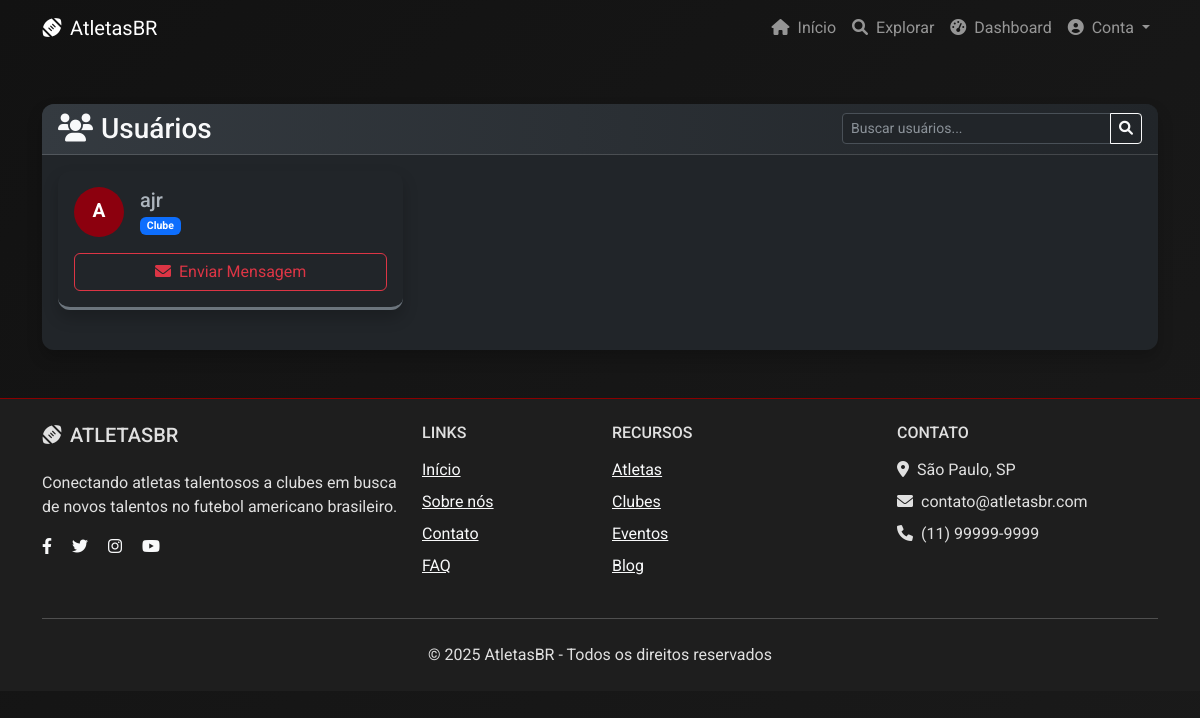
/users/ (signed in), run on an earlier commit of the app's database.
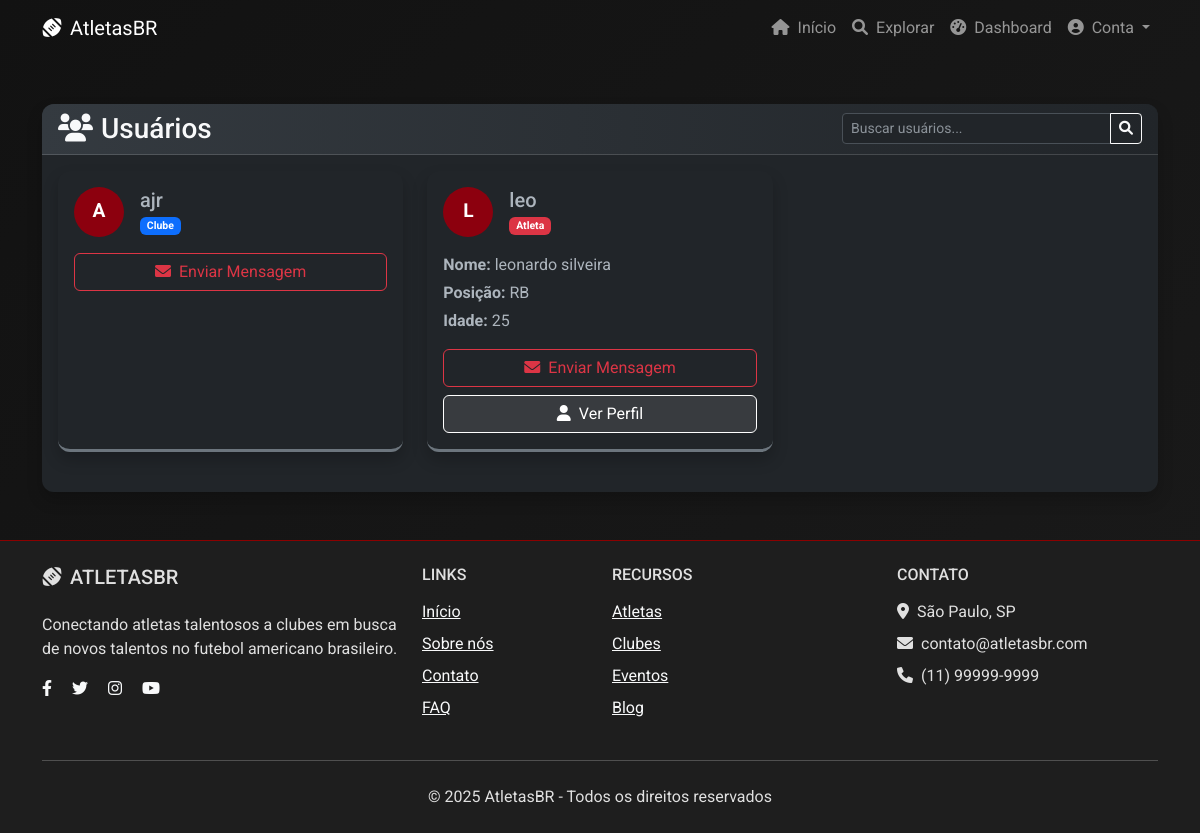
And on a later commit of the database.
### core/models.py (models this page shows, shortened)
class User(AbstractUser):
    is_athlete = models.BooleanField(default=False)
    is_club = models.BooleanField(default=False)

class AthleteProfile(models.Model):
    HOUSING_CHOICES = [
        ('none', 'Não necessário'),
        ('shared', 'Compartilhada'),
        ('private', 'Privativa'),
    ]
    FOOD_CHOICES = [
        ('none', 'Não necessário'),
        ('partial', 'Parcial'),
        ('full', 'Completa'),
    ]
    TRANSPORT_CHOICES = [
        ('none', 'Não necessário'),
        ('local', 'Local'),
        ('full', 'Completo'),
    ]
    user = models.OneToOneField(User, on_delete=models.CASCADE)
    full_name = models.CharField(max_length=100, blank=True, default='')
    position = models.CharField(max_length=50, blank=True, default='')
    height = models.FloatField(help_text="Em metros", null=True, blank=True, default=None)
    weight = models.FloatField(help_text="Em kg", null=True, blank=True, default=None)
    age = models.PositiveIntegerField(null=True, blank=True, default=None)
    bio = models.TextField(blank=True, default='')
    video_link = models.URLField(blank=True, default='')
    photo = models.ImageField(upload_to='athletes/', blank=True)
    desired_salary = models.DecimalField(
        max_digits=10, decimal_places=2,
        null=True, blank=True,
        verbose_name="Salário Desejado (USD)"
    )
    needs_housing = models.CharField(
        max_length=10,
        choices=HOUSING_CHOICES,
        default='none',
        verbose_name="Moradia"
    )
    needs_food = models.CharField(
        max_length=10,
        choices=FOOD_CHOICES,
        default='none',
        verbose_name="Alimentação"
    )
    needs_transport = models.CharField(
        max_length=10,
        choices=TRANSPORT_CHOICES,
        default='none',
        verbose_name="Transporte"
    )

### core/views.py (the view)
# urls.py: path('users/', views.user_list, name='user_list'),
@login_required
def user_list(request):
    users = User.objects.exclude(id=request.user.id)
    return render(request, 'core/user_list.html', {'users': users})

### core/templates/core/user_list.html (shortened to what this page needs)
{% extends 'base.html' %}
{% load static %}
{% block content %}
<div class="container mt-5">
    <div class="card bg-dark text-light border-0">
        <div class="card-header d-flex justify-content-between align-items-center" style="background: linear-gradient(90deg, #343a40 0%, #212529 100%);">
            <h3 class="mb-0"><i class="fas fa-users me-2"></i>Usuários</h3>
            <div class="input-group search-group" style="max-width: 300px;">
                <input type="text" class="form-control form-control-sm search-input" placeholder="Buscar usuários...">
                <button class="btn btn-sm btn-outline-light" type="button"><i class="fas fa-search"></i></button>
            </div>
        </div>
        <div class="card-body">
            {% if users %}
                <div class="row">
                    {% for user_item in users %}
                        <div class="col-md-4 mb-4">
                            <div class="card bg-dark border-secondary h-100">
                                <div class="card-body">
                                    <div class="d-flex align-items-center mb-3">
                                        <div class="user-avatar me-3">
                                            {% if user_item.athleteprofile.photo %}
                                                <img src="{{ user_item.athleteprofile.photo.url }}" alt="{{ user_item.username }}" class="rounded-circle" width="50" height="50">
                                            {% else %}
                                                <div class="avatar-placeholder rounded-circle d-flex align-items-center justify-content-center" style="width: 50px; height: 50px; background-color: #8c000e; color: white;">
                                                    {{ user_item.username|first|upper }}
                                                </div>
                                            {% endif %}
                                        </div>
                                        <div>
                                            <h5 class="mb-0">{{ user_item.username }}</h5>
                                            <small class="text-muted">
                                                {% if user_item.is_athlete %}
                                                    <span class="badge bg-danger">Atleta</span>
                                                {% elif user_item.is_club %}
                                                    <span class="badge bg-primary">Clube</span>
                                                {% else %}
                                                    <span class="badge bg-secondary">Usuário</span>
                                                {% endif %}
                                            </small>
                                        </div>
                                    </div>
                                    {% if user_item.is_athlete and user_item.athleteprofile %}
                                        <div class="user-details mb-3">
                                            <p class="mb-1"><strong>Nome:</strong> {{ user_item.athleteprofile.full_name|default:"Não informado" }}</p>
                                            <p class="mb-1"><strong>Posição:</strong> {{ user_item.athleteprofile.position|default:"Não informada" }}</p>
                                            <p class="mb-0"><strong>Idade:</strong> {{ user_item.athleteprofile.age|default:"Não informada" }}</p>
                                        </div>
                                    {% endif %}
                                    <div class="d-grid gap-2">
                                        <a href="{% url 'send_message' user_item.id %}" class="btn btn-outline-danger">
                                            <i class="fas fa-envelope me-2"></i>Enviar Mensagem
                                        </a>
                                        {% if user_item.is_athlete %}
                                            <a href="{% url 'athlete_profile' user_item.id %}" class="btn btn-outline-secondary">
                                                <i class="fas fa-user me-2"></i>Ver Perfil
                                            </a>
                                        {% endif %}
                                    </div>
                                </div>
                            </div>
                        </div>
                    {% endfor %}
                </div>
            {% endif %}
        </div>
    </div>
</div>
{% endblock %}

### templates/base.html (shortened to what this page needs)
{% load static %}
<!DOCTYPE html>
<html lang="pt-br" data-bs-theme="dark">
<head>
    <link rel="stylesheet" href="https://cdnjs.cloudflare.com/ajax/libs/font-awesome/6.0.0/css/all.min.css">
    <link href="https://cdn.jsdelivr.net/npm/bootstrap@5.3.0/dist/css/bootstrap.min.css" rel="stylesheet">
    <link href="{% static 'core/css/theme.css' %}" rel="stylesheet">
</head>
<body>
    <nav class="navbar navbar-expand-lg navbar-dark sticky-top">
        <div class="container">
            <a class="navbar-brand d-flex align-items-center" href="{% url 'home' %}">
                <i class="fas fa-football me-2"></i>
                <span>AtletasBR</span>
            </a>
            <div class="collapse navbar-collapse" id="navbarNav">
                <ul class="navbar-nav ms-auto">
                    <li class="nav-item">
                        <a class="nav-link" href="{% url 'home' %}">
                            <i class="fas fa-home me-1"></i> Início
                        </a>
                    </li>
                    <li class="nav-item">
                        <a class="nav-link" href="#">
                            <i class="fas fa-search me-1"></i> Explorar
                        </a>
                    </li>
                    {% if user.is_authenticated %}
                        <li class="nav-item">
                            <a class="nav-link" href="{% url 'dashboard' %}">
                                <i class="fas fa-tachometer-alt me-1"></i> Dashboard
                            </a>
                        </li>
                        <li class="nav-item dropdown">
                            <a class="nav-link dropdown-toggle" href="#" id="navbarDropdown" role="button" data-bs-toggle="dropdown" aria-expanded="false">
                                <i class="fas fa-user-circle me-1"></i> Conta
                            </a>
                        </li>
                    {% endif %}
                </ul>
            </div>
        </div>
    </nav>
    <main>
        {% block content %}{% endblock %}
    </main>
    <footer class="py-4 mt-5">
        <div class="container">
            <div class="row">
                <div class="col-md-4 mb-4 mb-md-0">
                    <h5 class="text-uppercase mb-4"><i class="fas fa-football me-2"></i>AtletasBR</h5>
                    <p class="mb-3">Conectando atletas talentosos a clubes em busca de novos talentos no futebol americano brasileiro.</p>
                    <div class="social-icons">
                        <a href="#" class="me-3 text-light"><i class="fab fa-facebook-f"></i></a>
                        <a href="#" class="me-3 text-light"><i class="fab fa-twitter"></i></a>
                        <a href="#" class="me-3 text-light"><i class="fab fa-instagram"></i></a>
                        <a href="#" class="text-light"><i class="fab fa-youtube"></i></a>
                    </div>
                </div>
                <div class="col-md-2 mb-4 mb-md-0">
                    <h6 class="text-uppercase mb-3">Links</h6>
                    <ul class="list-unstyled">
                        <li class="mb-2"><a href="{% url 'home' %}" class="text-light">Início</a></li>
                        <li class="mb-2"><a href="#" class="text-light">Sobre nós</a></li>
                        <li class="mb-2"><a href="#" class="text-light">Contato</a></li>
                        <li class="mb-2"><a href="#" class="text-light">FAQ</a></li>
                    </ul>
                </div>
                <div class="col-md-3 mb-4 mb-md-0">
                    <h6 class="text-uppercase mb-3">Recursos</h6>
                    <ul class="list-unstyled">
                        <li class="mb-2"><a href="#" class="text-light">Atletas</a></li>
                        <li class="mb-2"><a href="#" class="text-light">Clubes</a></li>
                        <li class="mb-2"><a href="#" class="text-light">Eventos</a></li>
                        <li class="mb-2"><a href="#" class="text-light">Blog</a></li>
                    </ul>
                </div>
                <div class="col-md-3">
                    <h6 class="text-uppercase mb-3">Contato</h6>
                    <ul class="list-unstyled">
                        <li class="mb-2"><i class="fas fa-map-marker-alt me-2"></i>São Paulo, SP</li>
                        <li class="mb-2"><i class="fas fa-envelope me-2"></i>contato@atletasbr.com</li>
                        <li class="mb-2"><i class="fas fa-phone me-2"></i>(11) 99999-9999</li>
                    </ul>
                </div>
            </div>
            <hr class="my-4 bg-light">
            <div class="text-center">
                <p class="mb-0">&copy; 2025 AtletasBR - Todos os direitos reservados</p>
            </div>
        </div>
    </footer>
</body>
</html>

### core/static/core/css/theme.css (style rules this page uses)
:root { --primary-red: #e60000; --dark-red: #8B0000; --black: #121212; --dark-gray: #1e1e1e; --light-gray: #e0e0e0; --red-accent: #ff3333; --red-gradient-start: var(--black); --red-gradient-end: var(--dark-red); --dark-gradient-start: #1e1e1e; --dark-gradient-end: #121212; --light-accent: #f5f5f5; --text-shadow: rgba(0, 0, 0, 0.5); }
body { background-color: var(--black); color: var(--light-gray); font-family: 'Roboto', sans-serif; }
.btn-outline-secondary { color: white; border-color: white; background-color: rgba(255, 255, 255, 0.1); transition: all 0.3s ease; }
.card { background-color: var(--dark-gray); border: none; border-bottom: 3px solid var(--dark-red); box-shadow: 0 8px 16px rgba(0, 0, 0, 0.2); }
footer { background-color: var(--dark-gray) !important; color: var(--light-gray) !important; border-top: 1px solid var(--dark-red); }

### core/templates/core/user_list.html (style rules this page uses)
body { background: linear-gradient(135deg, #121212 0%, #1a1a1a 100%) !important; color: #e0e0e0 !important; min-height: 100vh; }
.card { border-radius: 12px; overflow: hidden; box-shadow: 0 8px 16px rgba(0, 0, 0, 0.2); }
.avatar-placeholder { font-weight: bold; font-size: 1.2rem; }
.btn-outline-danger { border-color: #dc3545; color: #dc3545; }

What changed in the data, as far as the page shows it:
added User: username|first "L", username "leo", is_athlete "Atleta", athleteprofile.full_name "leonardo silveira", athleteprofile.position "RB", athleteprofile.age "25"
